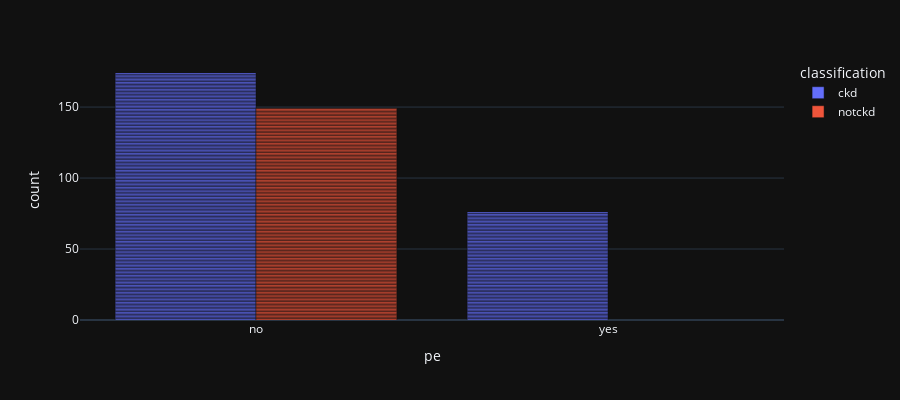

The notebook cell this image was saved under:
### Code cell
px.bar(df, x="pe", color='classification', barmode='group', template = 'plotly_dark', height = 400)

### Figure 1 — Plotly figure (JSON) as saved in the notebook; plotly's stock layout.template omitted (floating-point values rounded to 4 significant figures; data arrays with more than 128 entries replaced by an {"elided": "..."} marker saying what was removed)
{"data": [{"alignmentgroup": "True", "hovertemplate": "classification=ckd<br>pe=%{x}<br>count=%{y}<extra></extra>", "legendgroup": "ckd", "marker": {"color": "#636efa", "pattern": {"shape": ""}}, "name": "ckd", "offsetgroup": "ckd", "orientation": "v", "showlegend": true, "textposition": "auto", "type": "bar", "x": {"elided": "250 str values"}, "xaxis": "x", "y": {"elided": "250 int values"}, "yaxis": "y"}, {"alignmentgroup": "True", "hovertemplate": "classification=notckd<br>pe=%{x}<br>count=%{y}<extra></extra>", "legendgroup": "notckd", "marker": {"color": "#EF553B", "pattern": {"shape": ""}}, "name": "notckd", "offsetgroup": "notckd", "orientation": "v", "showlegend": true, "textposition": "auto", "type": "bar", "x": {"elided": "150 str values"}, "xaxis": "x", "y": {"elided": "150 int values"}, "yaxis": "y"}], "layout": {"barmode": "group", "height": 400, "legend": {"title": {"text": "classification"}, "tracegroupgap": 0}, "margin": {"t": 60}, "xaxis": {"anchor": "y", "domain": [0, 1], "title": {"text": "pe"}}, "yaxis": {"anchor": "x", "domain": [0, 1], "title": {"text": "count"}}}}
